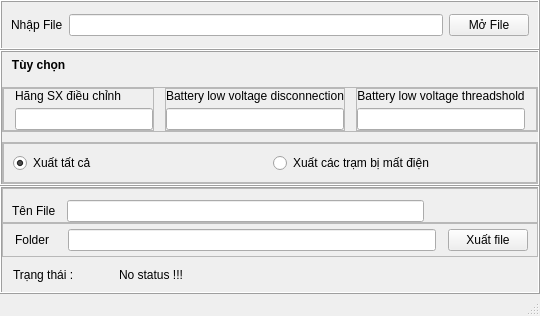
<?xml version="1.0" encoding="UTF-8"?>
<ui version="4.0">
 <class>MainWindow</class>
 <widget class="QMainWindow" name="MainWindow">
  <property name="geometry">
   <rect>
    <x>0</x>
    <y>0</y>
    <width>540</width>
    <height>316</height>
   </rect>
  </property>
  <property name="windowTitle">
   <string>ExcelTool_v1</string>
  </property>
  <property name="windowIcon">
   <iconset>
    <normaloff>delivery-box.ico</normaloff>delivery-box.ico</iconset>
  </property>
  <property name="dockOptions">
   <set>QMainWindow::AnimatedDocks</set>
  </property>
  <widget class="QWidget" name="centralwidget">
   <layout class="QVBoxLayout" name="verticalLayout">
    <property name="spacing">
     <number>0</number>
    </property>
    <property name="leftMargin">
     <number>0</number>
    </property>
    <property name="topMargin">
     <number>0</number>
    </property>
    <property name="rightMargin">
     <number>0</number>
    </property>
    <property name="bottomMargin">
     <number>0</number>
    </property>
    <item>
     <widget class="QFrame" name="frame">
      <property name="maximumSize">
       <size>
        <width>16777215</width>
        <height>50</height>
       </size>
      </property>
      <property name="frameShape">
       <enum>QFrame::Box</enum>
      </property>
      <property name="frameShadow">
       <enum>QFrame::Raised</enum>
      </property>
      <layout class="QHBoxLayout" name="horizontalLayout">
       <item>
        <widget class="QLabel" name="label">
         <property name="text">
          <string>Nhập File</string>
         </property>
        </widget>
       </item>
       <item>
        <widget class="QLineEdit" name="importFilePath"/>
       </item>
       <item>
        <widget class="QPushButton" name="openFileBtn">
         <property name="text">
          <string>Mở File</string>
         </property>
        </widget>
       </item>
      </layout>
     </widget>
    </item>
    <item>
     <widget class="QFrame" name="frame_2">
      <property name="maximumSize">
       <size>
        <width>16777215</width>
        <height>200</height>
       </size>
      </property>
      <property name="frameShape">
       <enum>QFrame::Box</enum>
      </property>
      <property name="frameShadow">
       <enum>QFrame::Raised</enum>
      </property>
      <layout class="QVBoxLayout" name="verticalLayout_3">
       <property name="spacing">
        <number>10</number>
       </property>
       <property name="leftMargin">
        <number>0</number>
       </property>
       <property name="topMargin">
        <number>0</number>
       </property>
       <property name="rightMargin">
        <number>0</number>
       </property>
       <property name="bottomMargin">
        <number>0</number>
       </property>
       <item>
        <widget class="QLabel" name="label_8">
         <property name="minimumSize">
          <size>
           <width>0</width>
           <height>25</height>
          </size>
         </property>
         <property name="font">
          <font>
           <family>Segoe UI</family>
           <pointsize>9</pointsize>
           <weight>75</weight>
           <bold>true</bold>
          </font>
         </property>
         <property name="text">
          <string>   Tùy chọn</string>
         </property>
         <property name="alignment">
          <set>Qt::AlignLeading|Qt::AlignLeft|Qt::AlignVCenter</set>
         </property>
        </widget>
       </item>
       <item>
        <widget class="QFrame" name="frame_8">
         <property name="frameShape">
          <enum>QFrame::StyledPanel</enum>
         </property>
         <property name="frameShadow">
          <enum>QFrame::Raised</enum>
         </property>
         <layout class="QHBoxLayout" name="horizontalLayout_5">
          <property name="spacing">
           <number>11</number>
          </property>
          <property name="leftMargin">
           <number>0</number>
          </property>
          <property name="topMargin">
           <number>0</number>
          </property>
          <property name="rightMargin">
           <number>0</number>
          </property>
          <property name="bottomMargin">
           <number>0</number>
          </property>
          <item>
           <widget class="QFrame" name="frame_9">
            <property name="frameShape">
             <enum>QFrame::StyledPanel</enum>
            </property>
            <property name="frameShadow">
             <enum>QFrame::Raised</enum>
            </property>
            <layout class="QVBoxLayout" name="verticalLayout_4">
             <property name="spacing">
              <number>5</number>
             </property>
             <property name="leftMargin">
              <number>11</number>
             </property>
             <property name="topMargin">
              <number>0</number>
             </property>
             <property name="rightMargin">
              <number>0</number>
             </property>
             <property name="bottomMargin">
              <number>0</number>
             </property>
             <item>
              <widget class="QLabel" name="label_4">
               <property name="text">
                <string>Hãng SX điều chỉnh</string>
               </property>
               <property name="alignment">
                <set>Qt::AlignLeading|Qt::AlignLeft|Qt::AlignVCenter</set>
               </property>
              </widget>
             </item>
             <item>
              <widget class="QLineEdit" name="brandNameAdjust"/>
             </item>
            </layout>
           </widget>
          </item>
          <item>
           <widget class="QFrame" name="frame_10">
            <property name="frameShape">
             <enum>QFrame::StyledPanel</enum>
            </property>
            <property name="frameShadow">
             <enum>QFrame::Raised</enum>
            </property>
            <layout class="QVBoxLayout" name="verticalLayout_5">
             <property name="spacing">
              <number>5</number>
             </property>
             <property name="leftMargin">
              <number>0</number>
             </property>
             <property name="topMargin">
              <number>0</number>
             </property>
             <property name="rightMargin">
              <number>0</number>
             </property>
             <property name="bottomMargin">
              <number>0</number>
             </property>
             <item>
              <widget class="QLabel" name="label_5">
               <property name="text">
                <string>Battery low voltage disconnection</string>
               </property>
               <property name="alignment">
                <set>Qt::AlignCenter</set>
               </property>
              </widget>
             </item>
             <item>
              <widget class="QLineEdit" name="disconnectionAdjust"/>
             </item>
            </layout>
           </widget>
          </item>
          <item>
           <widget class="QFrame" name="frame_11">
            <property name="frameShape">
             <enum>QFrame::StyledPanel</enum>
            </property>
            <property name="frameShadow">
             <enum>QFrame::Raised</enum>
            </property>
            <layout class="QVBoxLayout" name="verticalLayout_6">
             <property name="spacing">
              <number>5</number>
             </property>
             <property name="leftMargin">
              <number>0</number>
             </property>
             <property name="topMargin">
              <number>0</number>
             </property>
             <property name="rightMargin">
              <number>11</number>
             </property>
             <property name="bottomMargin">
              <number>0</number>
             </property>
             <item>
              <widget class="QLabel" name="label_6">
               <property name="text">
                <string>Battery low voltage threadshold</string>
               </property>
               <property name="alignment">
                <set>Qt::AlignCenter</set>
               </property>
              </widget>
             </item>
             <item>
              <widget class="QLineEdit" name="threadsholdAdjust"/>
             </item>
            </layout>
           </widget>
          </item>
         </layout>
        </widget>
       </item>
       <item>
        <widget class="QFrame" name="frame_6">
         <property name="maximumSize">
          <size>
           <width>16777215</width>
           <height>50</height>
          </size>
         </property>
         <property name="frameShape">
          <enum>QFrame::StyledPanel</enum>
         </property>
         <property name="frameShadow">
          <enum>QFrame::Raised</enum>
         </property>
         <layout class="QHBoxLayout" name="horizontalLayout_6">
          <property name="leftMargin">
           <number>0</number>
          </property>
          <property name="topMargin">
           <number>0</number>
          </property>
          <property name="rightMargin">
           <number>0</number>
          </property>
          <property name="bottomMargin">
           <number>0</number>
          </property>
          <item>
           <widget class="QFrame" name="frame_7">
            <property name="maximumSize">
             <size>
              <width>16777215</width>
              <height>50</height>
             </size>
            </property>
            <property name="frameShape">
             <enum>QFrame::StyledPanel</enum>
            </property>
            <property name="frameShadow">
             <enum>QFrame::Raised</enum>
            </property>
            <layout class="QHBoxLayout" name="horizontalLayout_4">
             <item>
              <widget class="QRadioButton" name="exportAllStation">
               <property name="text">
                <string>Xuất tất cả</string>
               </property>
               <property name="checked">
                <bool>true</bool>
               </property>
              </widget>
             </item>
             <item>
              <widget class="QRadioButton" name="exportLostStation">
               <property name="text">
                <string>Xuất các trạm bị mất điện</string>
               </property>
              </widget>
             </item>
            </layout>
           </widget>
          </item>
         </layout>
        </widget>
       </item>
      </layout>
     </widget>
    </item>
    <item>
     <widget class="QFrame" name="frame_3">
      <property name="frameShape">
       <enum>QFrame::Box</enum>
      </property>
      <property name="frameShadow">
       <enum>QFrame::Raised</enum>
      </property>
      <layout class="QVBoxLayout" name="verticalLayout_2">
       <property name="spacing">
        <number>0</number>
       </property>
       <property name="leftMargin">
        <number>0</number>
       </property>
       <property name="topMargin">
        <number>0</number>
       </property>
       <property name="rightMargin">
        <number>0</number>
       </property>
       <property name="bottomMargin">
        <number>0</number>
       </property>
       <item>
        <widget class="QFrame" name="frame_4">
         <property name="maximumSize">
          <size>
           <width>16777215</width>
           <height>50</height>
          </size>
         </property>
         <property name="frameShape">
          <enum>QFrame::StyledPanel</enum>
         </property>
         <property name="frameShadow">
          <enum>QFrame::Raised</enum>
         </property>
         <layout class="QHBoxLayout" name="horizontalLayout_2">
          <property name="spacing">
           <number>11</number>
          </property>
          <property name="topMargin">
           <number>11</number>
          </property>
          <property name="bottomMargin">
           <number>0</number>
          </property>
          <item>
           <widget class="QLabel" name="label_2">
            <property name="sizePolicy">
             <sizepolicy hsizetype="Preferred" vsizetype="Preferred">
              <horstretch>0</horstretch>
              <verstretch>0</verstretch>
             </sizepolicy>
            </property>
            <property name="maximumSize">
             <size>
              <width>46</width>
              <height>16777215</height>
             </size>
            </property>
            <property name="text">
             <string>Tên File</string>
            </property>
           </widget>
          </item>
          <item>
           <widget class="QLineEdit" name="nameExportFile">
            <property name="minimumSize">
             <size>
              <width>350</width>
              <height>0</height>
             </size>
            </property>
            <property name="maximumSize">
             <size>
              <width>16777215</width>
              <height>16777215</height>
             </size>
            </property>
           </widget>
          </item>
          <item>
           <widget class="QWidget" name="widget" native="true">
            <property name="minimumSize">
             <size>
              <width>93</width>
              <height>0</height>
             </size>
            </property>
            <property name="maximumSize">
             <size>
              <width>93</width>
              <height>16777215</height>
             </size>
            </property>
           </widget>
          </item>
         </layout>
        </widget>
       </item>
       <item>
        <widget class="QFrame" name="frame_5">
         <property name="maximumSize">
          <size>
           <width>16777215</width>
           <height>50</height>
          </size>
         </property>
         <property name="frameShape">
          <enum>QFrame::StyledPanel</enum>
         </property>
         <property name="frameShadow">
          <enum>QFrame::Raised</enum>
         </property>
         <layout class="QHBoxLayout" name="horizontalLayout_3">
          <property name="spacing">
           <number>12</number>
          </property>
          <property name="leftMargin">
           <number>12</number>
          </property>
          <property name="topMargin">
           <number>0</number>
          </property>
          <property name="bottomMargin">
           <number>0</number>
          </property>
          <item>
           <widget class="QLabel" name="label_3">
            <property name="text">
             <string>Folder  </string>
            </property>
           </widget>
          </item>
          <item>
           <widget class="QLineEdit" name="exportFilePath">
            <property name="minimumSize">
             <size>
              <width>350</width>
              <height>0</height>
             </size>
            </property>
           </widget>
          </item>
          <item>
           <widget class="QPushButton" name="saveFileBtn">
            <property name="enabled">
             <bool>true</bool>
            </property>
            <property name="text">
             <string>Xuất file</string>
            </property>
           </widget>
          </item>
         </layout>
        </widget>
       </item>
       <item>
        <widget class="QFrame" name="frame_12">
         <property name="maximumSize">
          <size>
           <width>16777215</width>
           <height>70</height>
          </size>
         </property>
         <property name="frameShape">
          <enum>QFrame::NoFrame</enum>
         </property>
         <property name="frameShadow">
          <enum>QFrame::Raised</enum>
         </property>
         <layout class="QHBoxLayout" name="horizontalLayout_7">
          <property name="leftMargin">
           <number>11</number>
          </property>
          <property name="topMargin">
           <number>5</number>
          </property>
          <property name="rightMargin">
           <number>0</number>
          </property>
          <property name="bottomMargin">
           <number>5</number>
          </property>
          <item>
           <widget class="QLabel" name="label_7">
            <property name="maximumSize">
             <size>
              <width>100</width>
              <height>16777215</height>
             </size>
            </property>
            <property name="text">
             <string>Trạng thái :</string>
            </property>
           </widget>
          </item>
          <item>
           <widget class="QLabel" name="statusLabel">
            <property name="frameShape">
             <enum>QFrame::NoFrame</enum>
            </property>
            <property name="text">
             <string>No status !!!</string>
            </property>
           </widget>
          </item>
         </layout>
        </widget>
       </item>
      </layout>
     </widget>
    </item>
   </layout>
  </widget>
  <widget class="QStatusBar" name="statusbar"/>
 </widget>
 <resources/>
 <connections/>
</ui>
